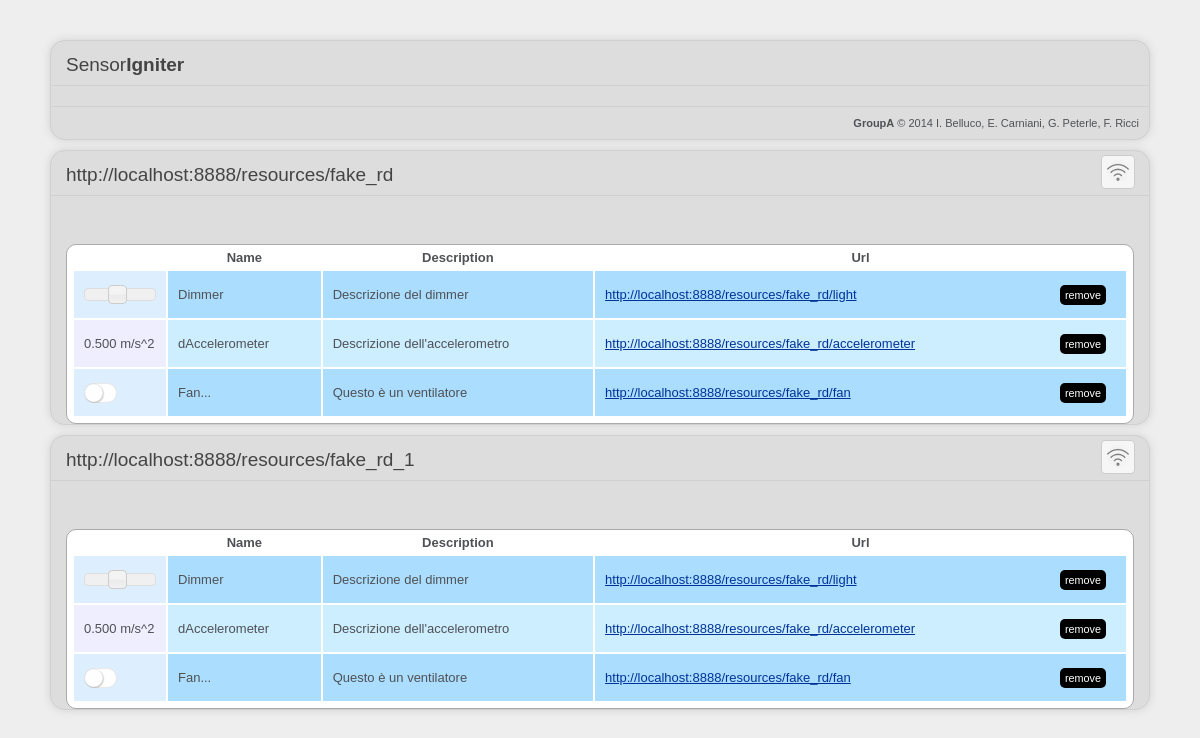
Before: / with the older database file.
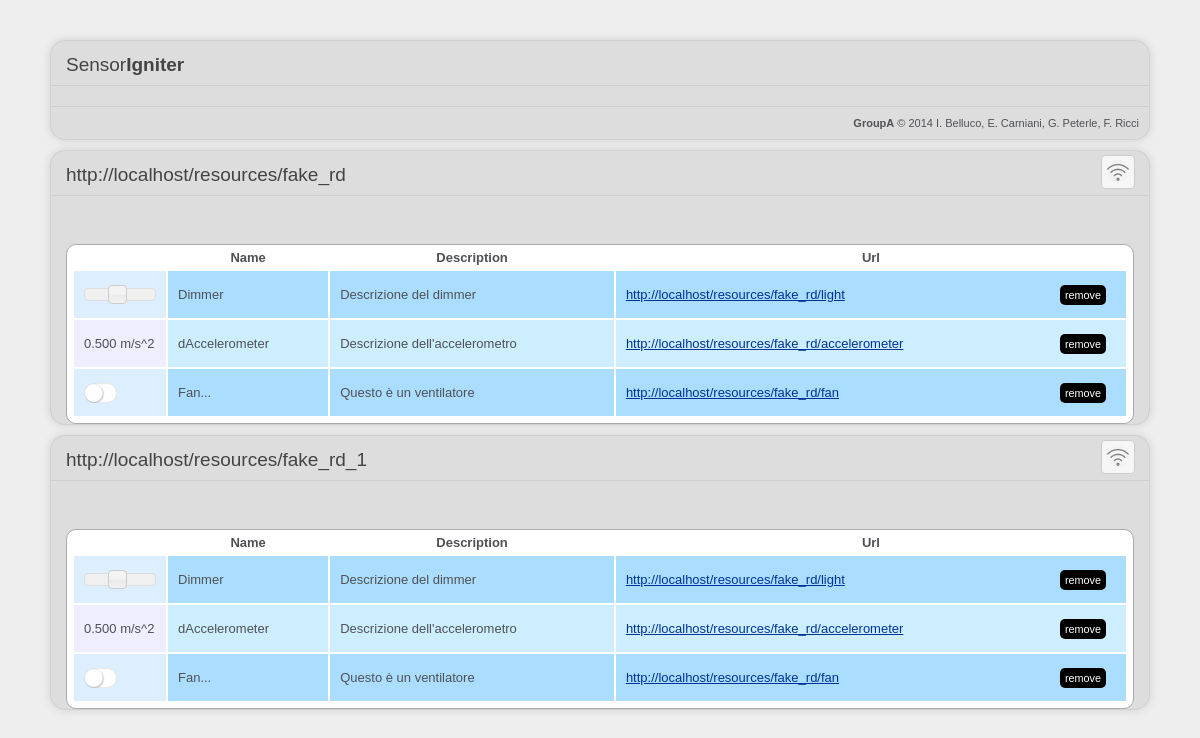
After: the same page with the newer database file.
### tables this page shows
CREATE TABLE `Directory` (
  `id` int(11) unsigned NOT NULL AUTO_INCREMENT,
  `url` varchar(255) NOT NULL DEFAULT '',
  `description` varchar(255) NOT NULL DEFAULT '',
  `name` varchar(255) NOT NULL DEFAULT '',
  PRIMARY KEY (`id`),
  UNIQUE KEY `url` (`url`)
);

CREATE TABLE `Resource` (
  `id` int(11) unsigned NOT NULL AUTO_INCREMENT,
  `name` varchar(255) NOT NULL DEFAULT '',
  `description` varchar(255) NOT NULL DEFAULT '',
  `currentValue` decimal(10,3) NOT NULL DEFAULT '0.000',
  `resType` enum('sensor','switch','dimmer') NOT NULL DEFAULT 'sensor',
  `unit` varchar(32) NOT NULL DEFAULT '',
  `timestamp` timestamp NOT NULL DEFAULT CURRENT_TIMESTAMP ON UPDATE CURRENT_TIMESTAMP,
  `url` varchar(255) NOT NULL DEFAULT '',
  PRIMARY KEY (`id`),
  UNIQUE KEY `url` (`url`)
);

### application/controllers/directories.php (called while the page is built, shortened)
<?php if ( ! defined('BASEPATH')) exit('No direct script access allowed');
class Directories extends CI_Controller {
	public function index() {
		$directories = $this->Directory_model->list_all();
		$this->load->view('list_directories', array("directories" => $directories));
	}
}

### index.php (called while the page is built, shortened)
<?php
require_once BASEPATH.'core/CodeIgniter.php';

### application/models/directory_model.php (called while the page is built, shortened)
<?php
class Directory_model extends CI_Model {
	function list_all() {
		return $this->db->get(Directory_model::TABLENAME)->result();
	}
}

### application/models/resource_model.php (called while the page is built, shortened)
<?php
class Resource_model extends CI_Model {
	function list_by_directory($directory_id) {
		return $this->db->get(Resource_model::TABLENAME)->result();
	}
}

### application/views/ajax_list_resources.php (the view, shortened to what this page needs)
<table class="new resources">
	<thead>
		<th class="value"></th>
		<th class="name">Name</th>
		<th class="description">Description</th>
		<th class="url">Url</th>
	</thead>
	<tbody>
<?php
$i = 0;
foreach($resources as $resource) {
	echo '<tr class="resource '.($i % 2? 'odd' : 'even').'">';
	echo '<td class="value">';
	switch($resource->resType) {
	case "switch":
		echo '<div class="switch '.($resource->currentValue > 0? "on" : "off").'" rel="'.$resource->id.'"></div>';
		break;
	case "dimmer":
		echo '<div class="dimmer" rel="'.$resource->id.'" data="'.$resource->currentValue.'"></div>';
		break;
	default:
		echo '<div class="sensor" title="Refresh sensor value" rel="'.$resource->id.'">'.$resource->currentValue." ".$resource->unit."</div>";
		break;
	}
	echo '</td>';
	echo '<td><div class="editable" rel="'.$resource->id.'" data="name">'.$resource->name."</div></td>";
	echo '<td><div class="editable" rel="'.$resource->id.'" data="description">'.$resource->description."</div></td>";
	echo '<td><div class="remove smallButton" rel="'.$resource->id.'">Remove</div>';
	echo '<a class="chart" title="Sensed values" href="/resources/chart/'.$resource->id.'">'.$resource->url."</a></td>";
	echo "</tr>";
	$i++;
}
?>
	</tbody>
</table>

### application/views/header.php (shortened to what this page needs)
<!DOCTYPE html>
<html lang="en">
<head>
	<link href="/css/style.css" rel="stylesheet" type="text/css">
	<link rel="stylesheet" href="/css/ui-lightness/jquery-ui-1.10.4.min.css">
    <link rel="stylesheet" href="/js/fancybox/jquery.fancybox.css?v=2.1.15" type="text/css" media="screen" />
</head>
<body>
<div class="container">
	<h1>Sensor<b>Igniter</b></h1>
	<p class="footer"><strong>GroupA</strong> &copy; 2014 I. Belluco, E. Carniani, G. Peterle, F. Ricci</p>
</div>

### application/views/list_directories.php (shortened to what this page needs)
<?php $this->load->view('header');?>
<?php foreach($directories as $directory) { ?>
<div class="container directory">
	<h1><?php echo $directory->url; ?></h1>
	<div class="toolbar">
		<div class="refreshDirectory" rel="<?php echo $directory->id; ?>" title="Reload resource directory"></div>
	</div>
	<div class="body">
	<?php $this->load->view('ajax_list_resources', array('resources' => $this->Resource_model->list_by_directory($directory->id))); ?>
	</div>
</div>
<?php } ?>
<?php $this->load->view('footer');?>

### application/views/footer.php
</body>
</html>

### css/style.css (style rules this page uses)
html { background-color: #eee; }
.smallButton { background-color: black; color: white; text-transform: lowercase; padding-left: 5px; padding-right: 5px; font-size:smaller; border-radius: 5px; float: right; margin-right: 10px; cursor: pointer; }
.editable { cursor: pointer; }
.toolbar { float: right; position: relative; right: 13px; top: -55px; }
.refreshDirectory { background-image: url(/images/refreshDirectory.png) !important; background-position: center center; background-repeat: no-repeat !important; width: 32px; height: 32px; }
table { background-color: white; width: 100%; border: 1px solid #aaa; border-radius: 10px; padding-bottom: 5px; padding-left: 5px; padding-right: 5px; }
th.value { width: 90px; }
table.resources td { padding-left: 10px; padding-right: 10px; height: 45px; }
.odd td.value { background-color: #eef; }
.even td.value { background-color: #def; }
tr.odd { background-color: #cef; }
tr.even { background-color: #adf; }
.dimmer, .sensor { cursor: pointer; }
div.switch { background-image: url(/images/switchOff.png); background-repeat: no-repeat; background-position: top left; width: 35px; height: 20px; cursor: pointer; }
body { margin: 40px; font: 13px/20px normal Helvetica, Arial, sans-serif; color: #4F5155; }
a { color: #003399; background-color: transparent; font-weight: normal; }
h1 { color: #444; background-color: transparent; border-bottom: 1px solid #D0D0D0; font-size: 19px; font-weight: normal; margin: 0 0 14px 0; padding: 14px 15px 10px 15px; }
.body { margin: 0 15px 0 15px; }
p.footer { text-align: right; font-size: 11px; border-top: 1px solid #D0D0D0; line-height: 32px; padding: 0 10px 0 10px; margin: 20px 0 0 0; }
.container { background-color: #ddd; margin: 10px; border: 1px solid #D0D0D0; -webkit-box-shadow: 0 0 8px #D0D0D0; border-radius: 15px; }

Changed rows visible on the page:
changed directory: url "http://localhost:8888/resources/fake_rd" → "http://localhost/resources/fake_rd"
changed resource "Dimmer": url "http://localhost:8888/resources/fake_rd/light" → "http://localhost/resources/fake_rd/light"
changed resource "dAccelerometer": url "http://localhost:8888/resources/fake_rd/accelerometer" → "http://localhost/resources/fake_rd/accelerometer"
changed resource "Questo è un ventilatore": url "http://localhost:8888/resources/fake_rd/fan" → "http://localhost/resources/fake_rd/fan"
changed directory: url "http://localhost:8888/resources/fake_rd_1" → "http://localhost/resources/fake_rd_1"
